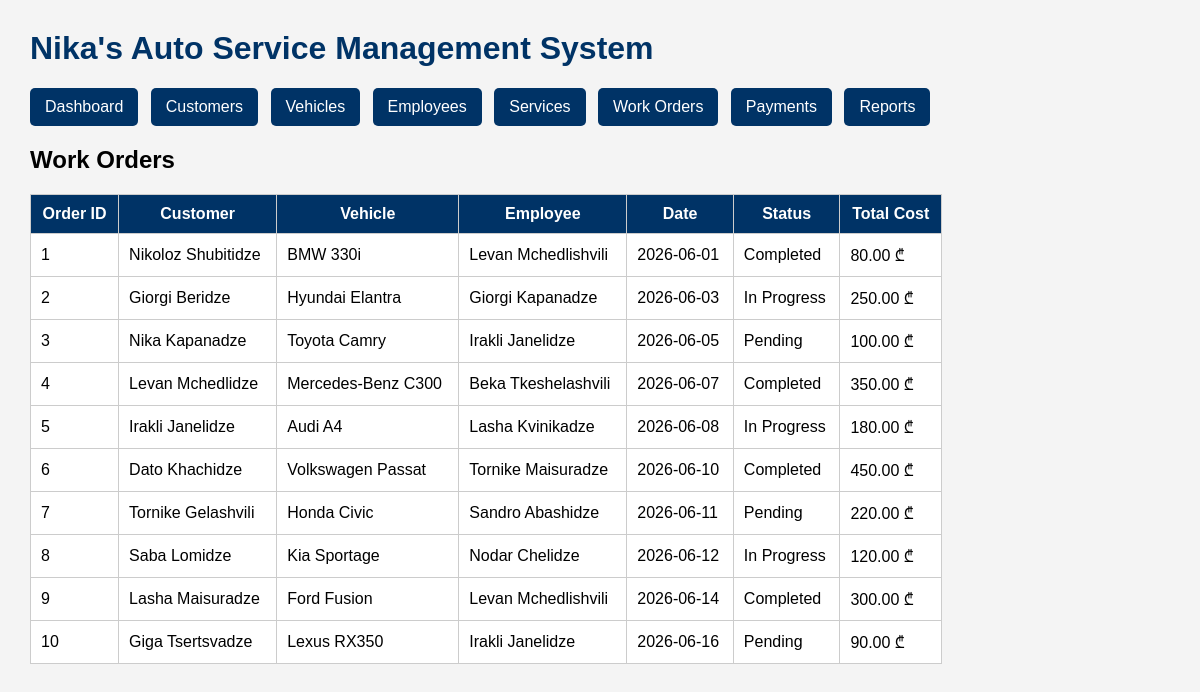
Screenshot of /work_orders.php with the database file from the repository.
### tables this page shows
CREATE TABLE work_orders (
    order_id INT AUTO_INCREMENT PRIMARY KEY,
    vehicle_id INT NOT NULL,
    employee_id INT NOT NULL,
    order_date DATE NOT NULL,
    status VARCHAR(30) DEFAULT 'Pending',
    total_cost DECIMAL(10,2) DEFAULT 0,

    FOREIGN KEY (vehicle_id)
        REFERENCES vehicles(vehicle_id),

    FOREIGN KEY (employee_id)
        REFERENCES employees(employee_id)
);

### work_orders.php (the view, shortened to what this page needs)
<?php
include 'db.php';
?>
<!DOCTYPE html>
<html>
<head>
<link rel="stylesheet" href="style.css">
</head>
<body>
<h1>Nika's Auto Service Management System</h1>
<nav>
    <a href="index.php">Dashboard</a>
    <a href="customers.php">Customers</a>
    <a href="vehicles.php">Vehicles</a>
    <a href="employees.php">Employees</a>
    <a href="services.php">Services</a>
    <a href="work_orders.php">Work Orders</a>
    <a href="payments.php">Payments</a>
    <a href="reports.php">Reports</a>
</nav>
<h2>Work Orders</h2>
<table>
<tr>
    <th>Order ID</th>
    <th>Customer</th>
    <th>Vehicle</th>
    <th>Employee</th>
    <th>Date</th>
    <th>Status</th>
    <th>Total Cost</th>
</tr>
<?php
$sql = "
SELECT
    w.order_id,
    CONCAT(c.first_name,' ',c.last_name) AS customer_name,
    CONCAT(v.brand,' ',v.model) AS vehicle_name,
    CONCAT(e.first_name,' ',e.last_name) AS employee_name,
    w.order_date,
    w.status,
    w.total_cost
FROM work_orders w
JOIN vehicles v ON w.vehicle_id = v.vehicle_id
JOIN customers c ON v.customer_id = c.customer_id
JOIN employees e ON w.employee_id = e.employee_id
";
$result = $conn->query($sql);
while($row = $result->fetch_assoc())
{
    echo "<tr>";
    echo "<td>".$row['order_id']."</td>";
    echo "<td>".$row['customer_name']."</td>";
    echo "<td>".$row['vehicle_name']."</td>";
    echo "<td>".$row['employee_name']."</td>";
    echo "<td>".$row['order_date']."</td>";
    echo "<td>".$row['status']."</td>";
    echo "<td>".$row['total_cost']." ₾</td>";
    echo "</tr>";
}
?>
</table>
</body>
</html>

### style.css (style rules this page uses)
body { font-family: Arial, sans-serif; margin: 30px; background-color: #f4f4f4; }
h1 { color: #003366; }
table { width: 80%; border-collapse: collapse; background: white; }
th, td { border: 1px solid #ccc; padding: 10px; }
th { background-color: #003366; color: white; }
nav { margin-bottom: 20px; }
nav a { display: inline-block; padding: 10px 15px; background-color: #003366; color: white; text-decoration: none; margin-right: 8px; border-radius: 5px; }

### rows the page displays
work_orders: order_id "1", customer_name "Nikoloz Shubitidze", vehicle_name "BMW 330i", employee_name "Levan Mchedlishvili", order_date "2026-06-01", status "Completed", total_cost "80.00"
work_orders: order_id "2", customer_name "Giorgi Beridze", vehicle_name "Hyundai Elantra", employee_name "Giorgi Kapanadze", order_date "2026-06-03", status "In Progress", total_cost "250.00"
work_orders: order_id "3", customer_name "Nika Kapanadze", vehicle_name "Toyota Camry", employee_name "Irakli Janelidze", order_date "2026-06-05", status "Pending", total_cost "100.00"
work_orders: order_id "4", customer_name "Levan Mchedlidze", vehicle_name "Mercedes-Benz C300", employee_name "Beka Tkeshelashvili", order_date "2026-06-07", status "Completed", total_cost "350.00"
work_orders: order_id "5", customer_name "Irakli Janelidze", vehicle_name "Audi A4", employee_name "Lasha Kvinikadze", order_date "2026-06-08", status "In Progress", total_cost "180.00"
work_orders: order_id "6", customer_name "Dato Khachidze", vehicle_name "Volkswagen Passat", employee_name "Tornike Maisuradze", order_date "2026-06-10", status "Completed", total_cost "450.00"
work_orders: order_id "7", customer_name "Tornike Gelashvili", vehicle_name "Honda Civic", employee_name "Sandro Abashidze", order_date "2026-06-11", status "Pending", total_cost "220.00"
work_orders: order_id "8", customer_name "Saba Lomidze", vehicle_name "Kia Sportage", employee_name "Nodar Chelidze", order_date "2026-06-12", status "In Progress", total_cost "120.00"
work_orders: order_id "9", customer_name "Lasha Maisuradze", vehicle_name "Ford Fusion", employee_name "Levan Mchedlishvili", order_date "2026-06-14", status "Completed", total_cost "300.00"
work_orders: order_id "10", customer_name "Giga Tsertsvadze", vehicle_name "Lexus RX350", employee_name "Irakli Janelidze", order_date "2026-06-16", status "Pending", total_cost "90.00"
